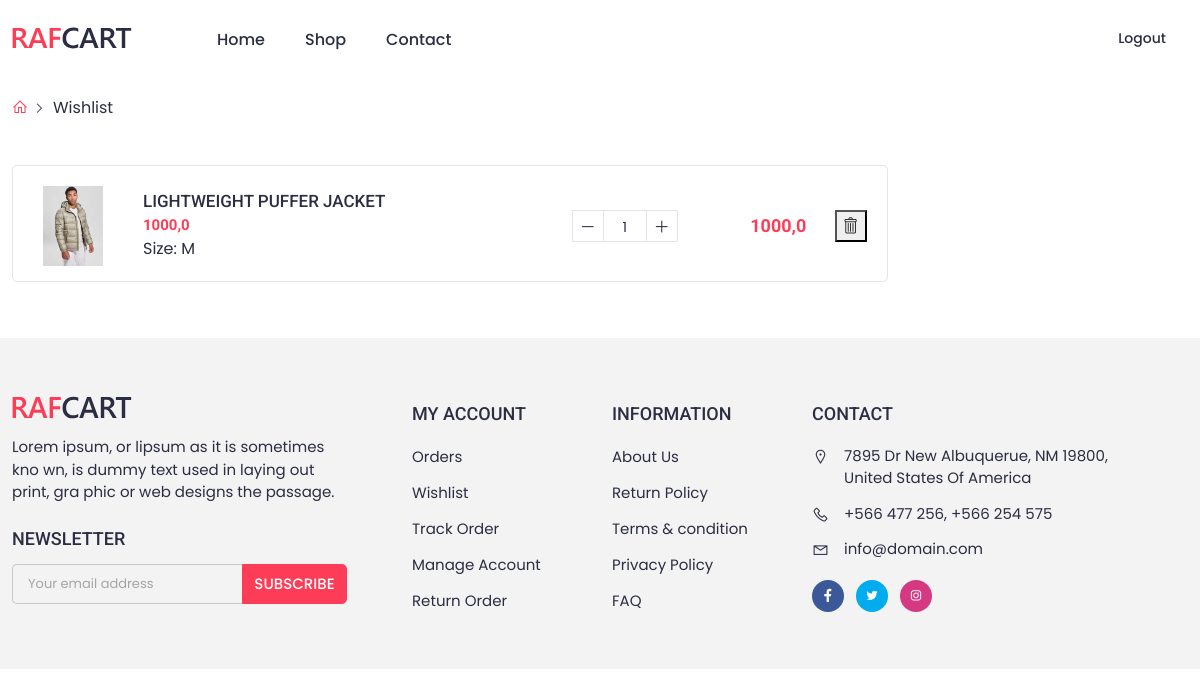
The page /shop/wishlist/ (signed in) on the database as committed earlier.
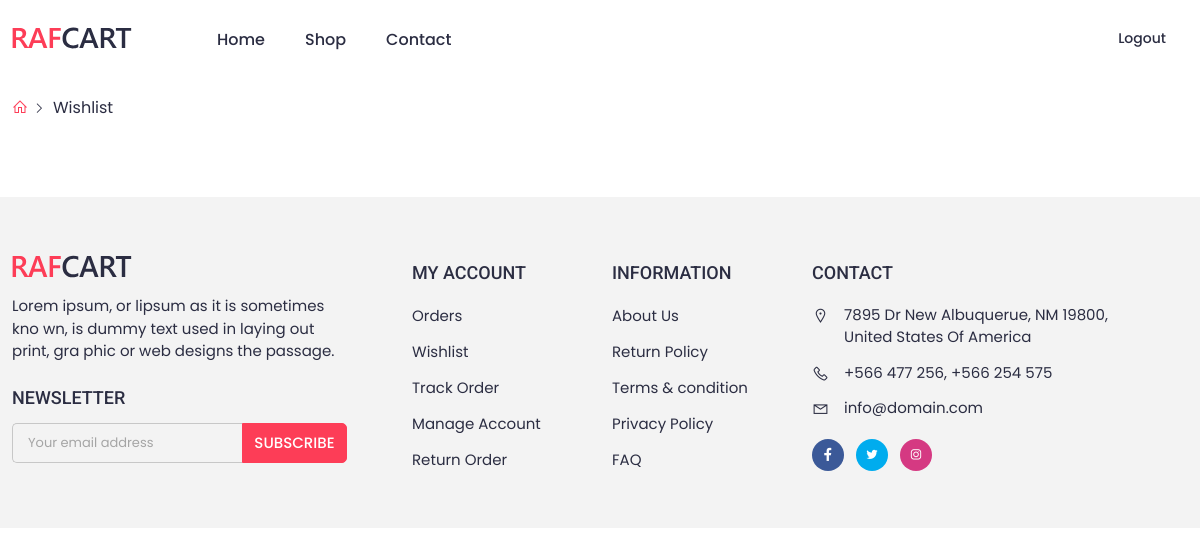
The same page on the database as committed later.
### shop/models.py (models this page shows, shortened)
class wishlistItem(models.Model):
    wishlist = models.ForeignKey(Wishlist, on_delete=models.CASCADE)
    product = models.ForeignKey(Product, on_delete=models.CASCADE)
    quantity = models.PositiveIntegerField(default=1)

class Product(models.Model):
    user = models.ForeignKey(CustomUser,on_delete=models.CASCADE,related_name='Product_user',null=True,blank=True)
    Name = models.CharField(max_length=60)
    Price = models.FloatField()
    Description = models.TextField(max_length=2000)
    Image = models.ImageField(upload_to='images/')
    Availability = models.BooleanField(default=True)
    Color=ColorField(default='#000000')
    Category=models.ForeignKey(Category, on_delete=models.SET_NULL, related_name="products",null=True)
    SubCategory=models.ForeignKey(SubCategory, on_delete=models.SET_NULL, related_name="products",null=True)
    Brand = models.ForeignKey(Brand, on_delete=models.CASCADE, related_name="Brand_Product",null=True)

### shop/views.py (the view)
# urls.py: path('wishlist/',views.view_wishlist, name='wishlist_list'),
def view_wishlist(request):
    if request.user.is_authenticated:
        wishlist = Wishlist.objects.filter(user=request.user).first()
        if wishlist:
            wishlist_items = wishlistItem.objects.filter(wishlist=wishlist)
        else:
            wishlist_items = None
    else:
        wishlist_items = None
    return render(request, 'wishlist/wishlistitem_list.html', {'wishlist_items': wishlist_items})

### account/custom_auth_backend.py (called while the page is built)
    def get_user(self, user_id):
        try:
            return CustomUser.objects.get(pk=user_id)
        except CustomUser.DoesNotExist:
            return None

### templates/wishlist/wishlistitem_list.html (shortened to what this page needs)
{% extends "base.html" %}
{% load static %}
{% block content %}
<div class="container">
    <div class="breadcrumbs">
        <a href="index-1.html"><i class="las la-home"></i></a>
        <a href="#" class="active">Wishlist</a>
    </div>
</div>
<div class="my_account_wrap section_padding_b">
      <div class="container">
        <div class="row">
          <div class="col-lg-9">
            <div class="shop_cart_wrap wishlist">
             {% for item in wishlist_items %}
                <div class="single_shop_cart d-flex align-items-center flex-wrap">
                  <div class="cart_img mb-4 mb-md-0">
                    <img
                      loading="lazy"
                      src="{{ item.product.Image.url }}"
                      alt="product"
                    />
                  </div>
                  <div class="cart_cont">
                    <a href="product-view.html">
                      <h5> {{ item.product.Name }}</h5>
                    </a>
                    <p class="price">{{ item.product.Price }}</p>
                    <p class="size mb-0">Size: M</p>
                  </div>
                  <div class="cart_qnty d-flex align-items-center ms-md-auto">
                    <div class="cart_qnty_btn">
                      <i class="las la-minus"></i>
                    </div>
                    <div class="cart_count">{{ item.quantity }}</div>
                    <div class="cart_qnty_btn">
                      <i class="las la-plus"></i>
                    </div>
                  </div>
                  <div class="cart_price ms-auto">
                    <p>{{item.product.Price }}</p>
                  </div>
                  <div class="cart_remove ms-auto">
                    <form action="{% url 'delete_wishlist_item' item.id %}" method="post">
                      <button type="submit"> <i class="icon-trash"></i> </button>
                    </form>
                  </div>
                </div>
             {% endfor %}
            </div>
          </div>
        </div>
      </div>
    </div>
{% endblock content %}

Rows that differ between the two databases and show on the page:
removed wishlistItem: product.Image (picture), product.Name "LIGHTWEIGHT PUFFER JACKET", product.Price "1000,0", quantity "1"
